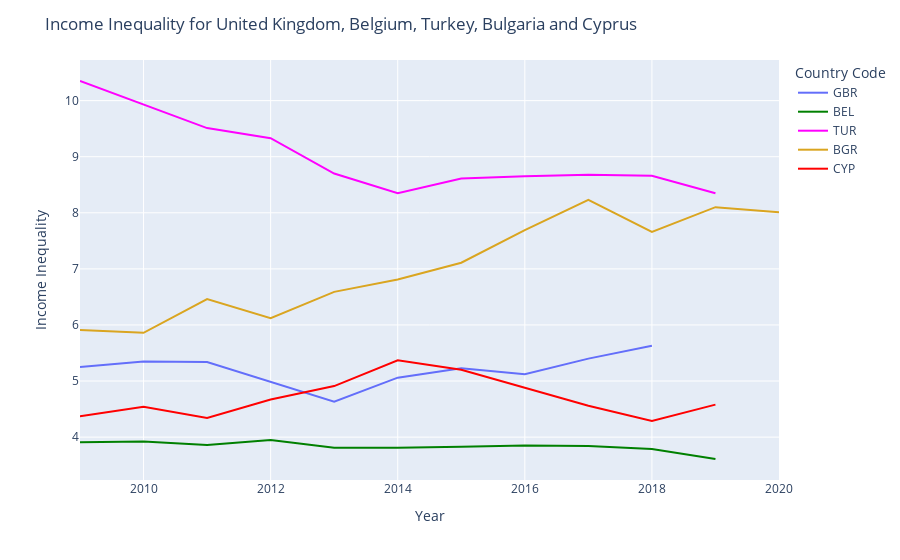

This figure's notebook cell:
### Code cell
# line graph for incomne inequality of 5 specific countries


# fig 1
fig = px.line(df_one, x="Year", y="Income Inequality", color="Country Code",line_group="Country Code", hover_name="Country Code")
fig.update_layout(title='Income inequality' , showlegend=False)

# fig 2
fig2 = go.Figure(fig.add_traces(
                 data=px.line(df_two, x="Year", y="Income Inequality", color="Country Code",line_group="Country Code", hover_name="Country Code",color_discrete_sequence=["green"])._data))
fig2.update_layout(title='Income Inequality' , showlegend=False)

# fig 3
fig3 = go.Figure(fig.add_traces(
                 data=px.line(df_three, x="Year", y="Income Inequality", color="Country Code",line_group="Country Code", hover_name="Country Code",color_discrete_sequence=["magenta"])._data))
fig3.update_layout(title='Income Inequality' , showlegend=False)


# fig 4
fig4 = go.Figure(fig.add_traces(
                 data=px.line(df_four, x="Year", y="Income Inequality", color="Country Code",line_group="Country Code", hover_name="Country Code",color_discrete_sequence=["goldenrod"])._data))
fig4.update_layout(title='Income Inequality' , showlegend=False)


# fig 5
fig5 = go.Figure(fig.add_traces(
                 data=px.line(df_five, x="Year", y="Income Inequality", color="Country Code",line_group="Country Code", hover_name="Country Code",color_discrete_sequence=["red"])._data))
fig5.update_layout(title='Income Inequality for United Kingdom, Belgium, Turkey, Bulgaria and Cyprus' , showlegend=True)


fig5.show()

### Figure 1 — Plotly figure (JSON) as saved in the notebook; plotly's stock layout.template omitted (floating-point values rounded to 4 significant figures)
{"data": [{"hovertemplate": "<b>%{hovertext}</b><br><br>Country Code=GBR<br>Year=%{x}<br>Income Inequality=%{y}<extra></extra>", "hovertext": ["GBR", "GBR", "GBR", "GBR", "GBR", "GBR", "GBR", "GBR", "GBR", "GBR", "GBR", "GBR"], "legendgroup": "GBR", "line": {"color": "#636efa", "dash": "solid"}, "mode": "lines", "name": "GBR", "orientation": "v", "showlegend": true, "type": "scatter", "x": [2009, 2010, 2011, 2012, 2013, 2014, 2015, 2016, 2017, 2018, 2019, 2020], "xaxis": "x", "y": [5.25, 5.35, 5.34, 4.98, 4.63, 5.06, 5.23, 5.12, 5.4, 5.63, null, null], "yaxis": "y"}, {"hovertemplate": "<b>%{hovertext}</b><br><br>Country Code=BEL<br>Year=%{x}<br>Income Inequality=%{y}<extra></extra>", "hovertext": ["BEL", "BEL", "BEL", "BEL", "BEL", "BEL", "BEL", "BEL", "BEL", "BEL", "BEL", "BEL"], "legendgroup": "BEL", "line": {"color": "green", "dash": "solid"}, "mode": "lines", "name": "BEL", "orientation": "v", "showlegend": true, "type": "scatter", "x": [2009, 2010, 2011, 2012, 2013, 2014, 2015, 2016, 2017, 2018, 2019, 2020], "xaxis": "x", "y": [3.91, 3.92, 3.86, 3.95, 3.81, 3.81, 3.83, 3.85, 3.84, 3.79, 3.61, null], "yaxis": "y"}, {"hovertemplate": "<b>%{hovertext}</b><br><br>Country Code=TUR<br>Year=%{x}<br>Income Inequality=%{y}<extra></extra>", "hovertext": ["TUR", "TUR", "TUR", "TUR", "TUR", "TUR", "TUR", "TUR", "TUR", "TUR", "TUR", "TUR"], "legendgroup": "TUR", "line": {"color": "magenta", "dash": "solid"}, "mode": "lines", "name": "TUR", "orientation": "v", "showlegend": true, "type": "scatter", "x": [2009, 2010, 2011, 2012, 2013, 2014, 2015, 2016, 2017, 2018, 2019, 2020], "xaxis": "x", "y": [10.35, 9.93, 9.51, 9.33, 8.7, 8.35, 8.61, 8.65, 8.68, 8.66, 8.35, null], "yaxis": "y"}, {"hovertemplate": "<b>%{hovertext}</b><br><br>Country Code=BGR<br>Year=%{x}<br>Income Inequality=%{y}<extra></extra>", "hovertext": ["BGR", "BGR", "BGR", "BGR", "BGR", "BGR", "BGR", "BGR", "BGR", "BGR", "BGR", "BGR"], "legendgroup": "BGR", "line": {"color": "goldenrod", "dash": "solid"}, "mode": "lines", "name": "BGR", "orientation": "v", "showlegend": true, "type": "scatter", "x": [2009, 2010, 2011, 2012, 2013, 2014, 2015, 2016, 2017, 2018, 2019, 2020], "xaxis": "x", "y": [5.91, 5.86, 6.46, 6.12, 6.59, 6.81, 7.11, 7.69, 8.23, 7.66, 8.1, 8.01], "yaxis": "y"}, {"hovertemplate": "<b>%{hovertext}</b><br><br>Country Code=CYP<br>Year=%{x}<br>Income Inequality=%{y}<extra></extra>", "hovertext": ["CYP", "CYP", "CYP", "CYP", "CYP", "CYP", "CYP", "CYP", "CYP", "CYP", "CYP", "CYP"], "legendgroup": "CYP", "line": {"color": "red", "dash": "solid"}, "mode": "lines", "name": "CYP", "orientation": "v", "showlegend": true, "type": "scatter", "x": [2009, 2010, 2011, 2012, 2013, 2014, 2015, 2016, 2017, 2018, 2019, 2020], "xaxis": "x", "y": [4.37, 4.54, 4.34, 4.67, 4.91, 5.37, 5.2, 4.88, 4.56, 4.29, 4.58, null], "yaxis": "y"}], "layout": {"legend": {"title": {"text": "Country Code"}, "tracegroupgap": 0}, "margin": {"t": 60}, "showlegend": true, "title": {"text": "Income Inequality for United Kingdom, Belgium, Turkey, Bulgaria and Cyprus"}, "xaxis": {"anchor": "y", "domain": [0, 1], "title": {"text": "Year"}}, "yaxis": {"anchor": "x", "domain": [0, 1], "title": {"text": "Income Inequality"}}}}
